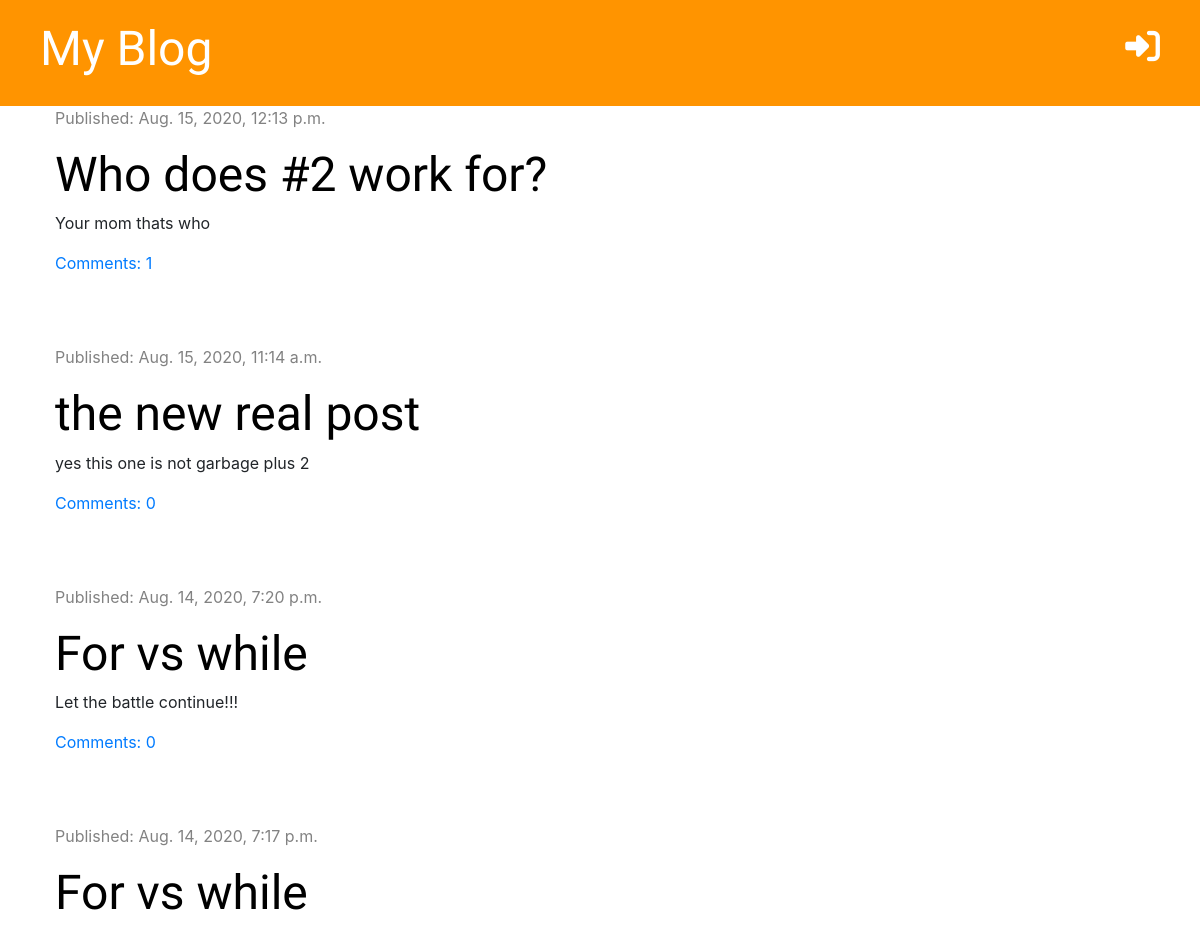
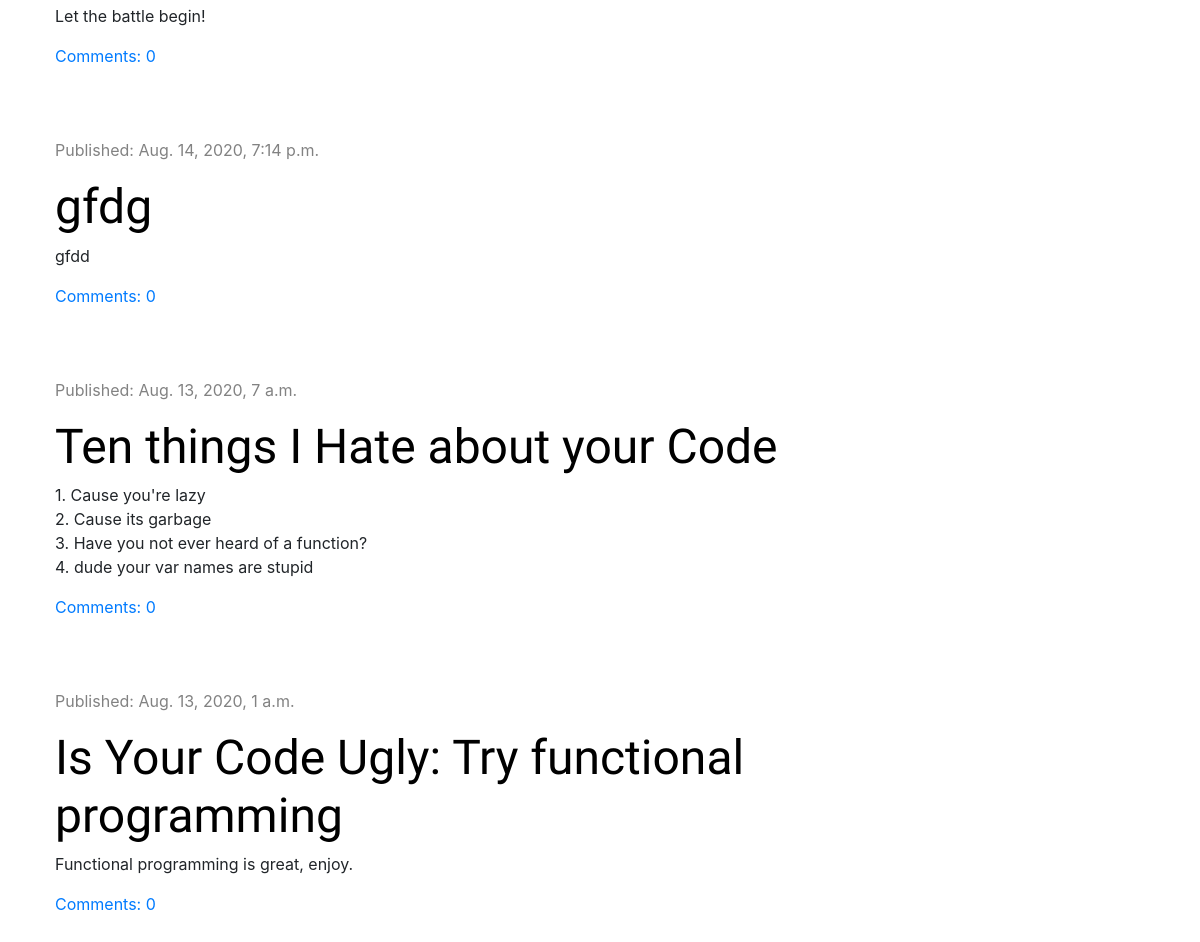
The page / on the database its author committed (2 pictures, top to bottom).
### blog/models.py (models this page shows, shortened)
class Post(models.Model):
    author = models.ForeignKey('auth.User', on_delete=models.CASCADE)
    title = models.CharField(max_length=200)
    text = models.TextField()
    created_date = models.DateTimeField(default= timezone.now)
    published_date = models.DateTimeField(blank=True, null=True)
    def approved_comments(self):
        return self.comments.filter(approved=True)

### blog/views.py (the view)
# urls.py: path('', views.post_list, name='post_list'),
def post_list(request):
    posts = Post.objects.filter(published_date__lte=timezone.now()).order_by('-published_date')
    stuff_for_frontend = {'posts': posts}
    return render(request, 'blog/post_list.html', stuff_for_frontend)

### blog/templates/blog/post_list.html (shortened to what this page needs)
{% extends 'blog/base.html' %}
{% block content %}
    {% for post in posts %}
    <div class="post">
        <div class="date">
            <p>Published: {{ post.published_date }}</p>
        </div>
            <h1><a href="{% url 'post_detail' pk=post.pk %}">{{ post.title }}</a></h1>
            <p>{{ post.text |linebreaksbr }}</p>
        <a href="{% url 'post_detail' pk=post.pk %}">Comments: {{ post.approved_comments.count }}</a>
    </div>
    {% endfor %}
{% endblock %}

### blog/static/css/blog.css (style rules this page uses)
.date { color: #828282; }
.post { margin-bottom: 70px; }
h1, h2, h3, h4 { font-family: 'Tangerine', 'Inconsolata', 'Droid Sans', serif; font-size: 48px; }
.post h1 a { color: #000000; }

### rows shown on the page
Post: published_date "Aug. 15, 2020, 12:13 p.m.", title "Who does #2 work for?", text "Your mom thats who", approved_comments.count "1"
Post: published_date "Aug. 15, 2020, 11:14 a.m.", title "the new real post", text "yes this one is not garbage plus 2", approved_comments.count "0"
Post: published_date "Aug. 14, 2020, 7:20 p.m.", title "For vs while", text "Let the battle continue!!!", approved_comments.count "0"
Post: published_date "Aug. 14, 2020, 7:17 p.m.", title "For vs while", text "Let the battle begin!", approved_comments.count "0"
Post: published_date "Aug. 14, 2020, 7:14 p.m.", title "gfdg", text "gfdd", approved_comments.count "0"
Post: published_date "Aug. 13, 2020, 7 a.m.", title "Ten things I Hate about your Code", text "1. Cause you're lazy 2. Cause its garbage 3. Have you not ever heard of a function? 4. dude your var names are stupid", approved_comments.count "0"
Post: published_date "Aug. 13, 2020, 1 a.m.", title "Is Your Code Ugly: Try functional programming", text "Functional programming is great, enjoy.", approved_comments.count "0"
